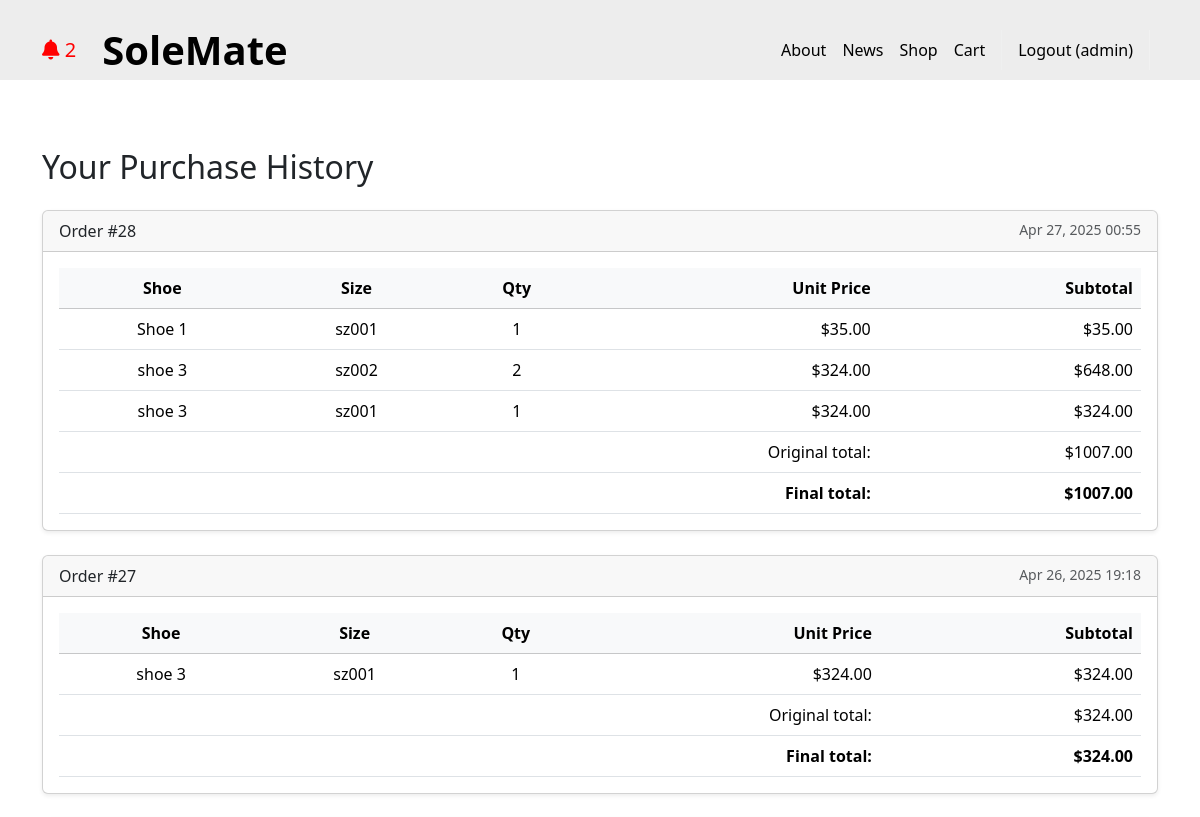
Page /cart/history/ (signed in, upper part) on the earlier database version.
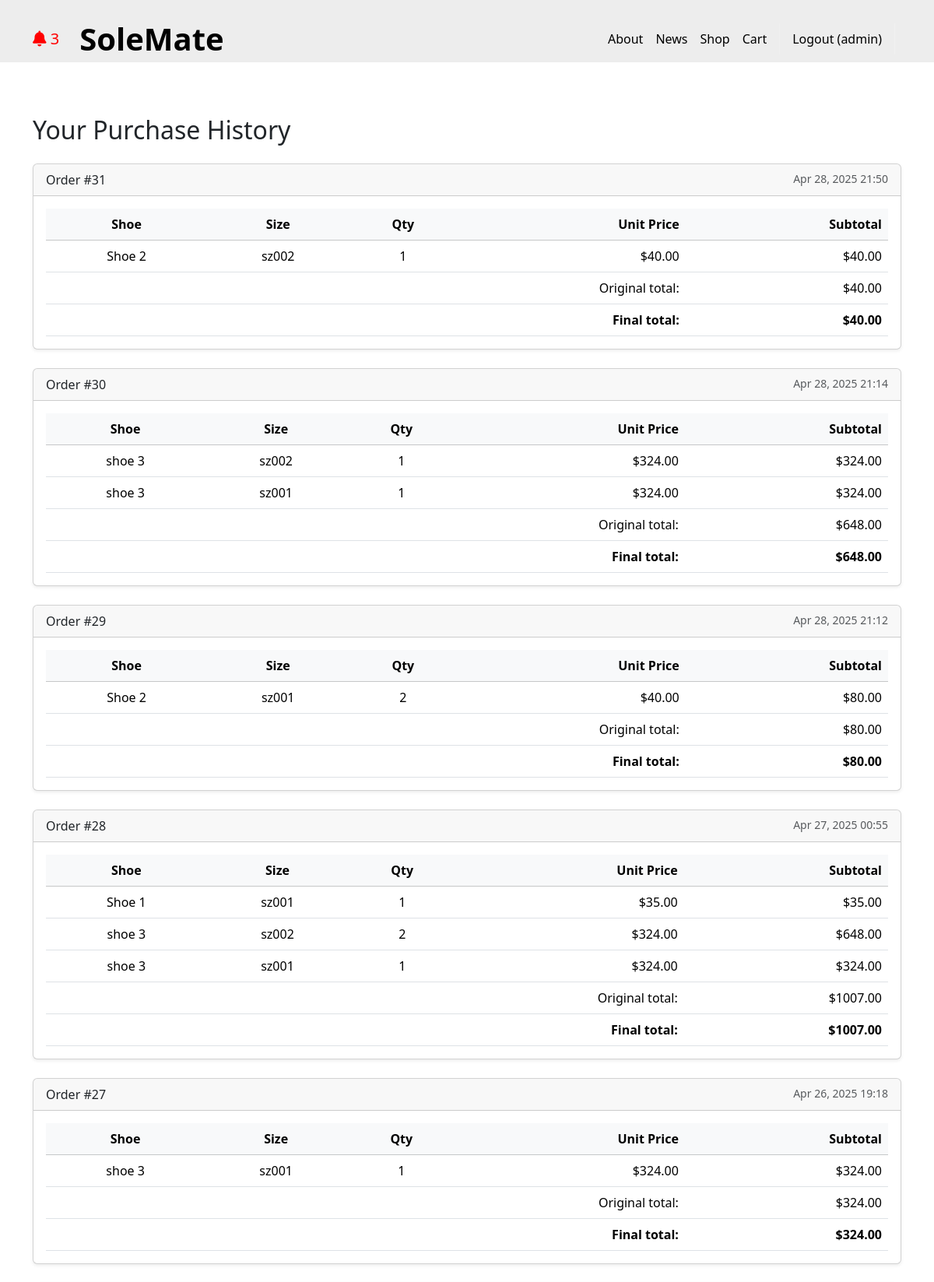
Same page on the later database version.
### cart/models.py (models this page shows, shortened)
class Order(models.Model):
    user          = models.ForeignKey(
                        User,
                        on_delete=models.CASCADE,
                        related_name='cart_orders'
                    )
    created_at    = models.DateTimeField(auto_now_add=True)
    discount_code = models.CharField(
                        max_length=20,
                        null=True,
                        blank=True,
                        help_text="Code applied at checkout, e.g. SOLEMATE15"
                    )

class OrderItem(models.Model):
    order    = models.ForeignKey(
                   Order,
                   related_name='items',
                   on_delete=models.CASCADE
               )
    shoe     = models.ForeignKey(
                   Shoe,
                   on_delete=models.CASCADE,
                   related_name='cart_order_items'
               )
    size     = models.ForeignKey(
                   Size,
                   on_delete=models.CASCADE,
                   related_name='cart_order_items_by_size'
               )
    quantity = models.PositiveIntegerField()
    price    = models.DecimalField(max_digits=6, decimal_places=2)
    @property
    def subtotal(self):
        return self.quantity * self.price

### shop/models.py (models this page shows, shortened)
class Shoe(models.Model):
    shoe_number = models.CharField(max_length=10, primary_key=True)
    name = models.CharField(max_length=100)
    brand = models.CharField(max_length=50)
    price = models.DecimalField(max_digits=6, decimal_places=2)
    release_date = models.DateField()
    last_edit = models.DateField()
    sizes = models.ManyToManyField('Size')
    image = models.ImageField(upload_to='shoe_images/', blank=True, null=True)
    description = models.TextField(blank=True, null=True)
    subscribers = models.ManyToManyField(User, related_name='subscribed_shoes', blank=True)
    discount = models.DecimalField(
        max_digits=5,
        decimal_places=2,
        default=0.00,
        validators=[MinValueValidator(0.00), MaxValueValidator(100.00)],
        help_text="Discount as a percentage (e.g., 10.00 for 10%)"
    )

class Size(models.Model):
    size_code = models.CharField(max_length=10, primary_key=True)  # e.g. SZ09

### cart/views.py (the view)
# urls.py: path('history/',                 views.history,         name='history'),
@login_required
def history(request):
    orders = (
        Order.objects.filter(user=request.user)
        .order_by('-created_at')
        .prefetch_related('items__shoe', 'items__size')
    )
    for order in orders:
        raw = sum(
            (item.shoe.discounted_price if getattr(item.shoe, 'discount', 0) > 0 else item.price)
            * item.quantity
            for item in order.items.all()
        )
        if order.discount_code == 'SOLEMATE15':
            order.discount_amount = (raw * Decimal('0.15')).quantize(Decimal('0.01'))
        else:
            order.discount_amount = Decimal('0.00')
        order.raw_total = raw
        order.total     = (raw - order.discount_amount).quantize(Decimal('0.01'))
    return render(request, 'cart/history.html', {'orders': orders})

### shop/context_processors.py (called while the page is built)
def subscribed(request):
    if request.user.is_authenticated:
        count = 0
        time = datetime.today() - timedelta(days=3)
        subscribed_shoes = request.user.subscribed_shoes.filter(last_edit__gte=time)
        for shoe in subscribed_shoes:
            count += 1
    else:
        count = 0
    return {'subscribed': count}

### cart/templates/cart/history.html (shortened to what this page needs)
{% extends 'base.html' %}
{% load cart_extras %}
{% block content %}
<div class="container mt-5 mb-5">
  <h2 class="mb-4">Your Purchase History</h2>
  {% if orders %}
    {% for order in orders %}
      <div class="card mb-4 shadow-sm">
        <div class="card-header d-flex justify-content-between">
          <span>Order #{{ order.id }}</span>
          <small class="text-muted">{{ order.created_at|date:"M d, Y H:i" }}</small>
        </div>
        <div class="card-body">
          <div class="table-responsive">
            <table class="table mb-0 align-middle">
              <thead class="table-light">
                <tr>
                  <th>Shoe</th>
                  <th>Size</th>
                  <th class="text-center">Qty</th>
                  <th class="text-end">Unit Price</th>
                  <th class="text-end">Subtotal</th>
                </tr>
              </thead>
              <tbody>
                {% for item in order.items.all %}
                <tr>
                  <td>{{ item.shoe.name }}</td>
                  <td>{{ item.size.size_code }}</td>
                  <td class="text-center">{{ item.quantity }}</td>
                  <td class="text-end">${{ item.price|floatformat:2 }}</td>
                  <td class="text-end">${{ item.subtotal|floatformat:2 }}</td>
                </tr>
                {% endfor %}
              </tbody>
              <tfoot>
                <tr>
                  <td colspan="4" class="text-end">Original total:</td>
                  <td class="text-end">${{ order.raw_total|floatformat:2 }}</td>
                </tr>
                <tr class="fw-bold">
                  <td colspan="4" class="text-end">Final total:</td>
                  <td class="text-end">${{ order.total|floatformat:2 }}</td>
                </tr>
              </tfoot>
            </table>
          </div>
        </div>
      </div>
    {% endfor %}
  {% else %}
    <div class="alert alert-info">
      You haven’t made any purchases yet.
    </div>
  {% endif %}
</div>
{% endblock %}

### SoleMate/templates/base.html (shortened to what this page needs)
<!DOCTYPE html>
<html>
  {% load static %}
  <div class="flex-wrapper">
  <head>
    <link
      href="https://cdn.jsdelivr.net/npm/bootstrap@5.3.3/dist/css/bootstrap.min.css"
      rel="stylesheet"
    >
    <link
      rel="stylesheet"
      href="https://cdnjs.cloudflare.com/ajax/libs/font-awesome/6.1.1/css/all.min.css"
    >
    <link rel="stylesheet" href="//netdna.bootstrapcdn.com/font-awesome/4.2.0/css/font-awesome.min.css">
    <link
      rel="stylesheet"
      type="text/css"
      href="{% static 'css/style.css' %}"
    >
  </head>
  <body
    class="body"
    style="min-height: 50vh !important;
           max-height:60vh !important;
           display: block !important;
           height: 100% !important;
           overflow-y: hidden"
  >
    <nav
      class="p-3 navbar navbar-dark bg-dark navbar-expand-lg"
      style="max-height:80px !important;"
    >
      <div class="container">
        {% if user.is_authenticated %}
        <a class="navbar-brand" href="{% url 'news' %}"
           style="{% if subscribed > 0 %}color: red{% else %}color: black{% endif %}">
          <div id="notification-bell">
            <i class="fas fa-bell"></i>
            <span id="notification-count">{{ subscribed }}</span>
          </div>
        </a>
        {% endif %}
        <a class="navbar-brand" href="{% url 'home.index' %}">
          <div class="banner"><strong> SoleMate</strong></div>
        </a>
        <div
          class="collapse navbar-collapse"
          id="navbarNavAltMarkup"
        >
          <div class="navbar-nav ms-auto navbar-ml">
            <a class="nav-link" href="{% url 'home.about' %}">About</a>
            <a class="nav-link bg-dark" href="{% url 'news' %}">News</a>
            <a class="nav-link bg-dark" href="{% url 'shop.index' %}">Shop</a>
            <a class="nav-link bg-dark" href="{% url 'cart:view_cart' %}">
              Cart{% if cart_item_count > 0 %} ({{ cart_item_count }}){% endif %}
            </a>
            {% if user.is_authenticated %}
              <a class="nav-link bg-dark" href="{% url 'accounts.logout' %}">
                Logout ({{ user.username }})
              </a>
            {% else %}
              <a class="nav-link bg-dark" href="{% url 'accounts.login' %}">Login</a>
              <a class="nav-link bg-dark" href="{% url 'accounts.signup' %}">Sign Up</a>
            {% endif %}
          </div>
        </div>
      </div>
    </nav>
    <div style="max-height: 50vh !important;">
      {% block content %}{% endblock content %}
    </div>
  </body>
</div>
</html>

Differences in the rows shown:
added Order: id "31", created_at "Apr 28, 2025 21:50", raw_total "40.00", total "40.00"
added OrderItem: shoe.name "Shoe 2", size.size_code "sz002", quantity "1", price "40.00", subtotal "40.00", shown under "31"
added Order: id "30", created_at "Apr 28, 2025 21:14", raw_total "648.00", total "648.00"
added OrderItem: shoe.name "shoe 3", size.size_code "sz002", quantity "1", price "324.00", subtotal "324.00", shown under "30"
added OrderItem: shoe.name "shoe 3", size.size_code "sz001", quantity "1", price "324.00", subtotal "324.00", shown under "30"
added Order: id "29", created_at "Apr 28, 2025 21:12", raw_total "80.00", total "80.00"
added OrderItem: shoe.name "Shoe 2", size.size_code "sz001", quantity "2", price "40.00", subtotal "80.00", shown under "29"
Other differences:
{{ subscribed }}: "2" → "3"
